Frame 1 (no input): blank canvas, image omitted
Frame 60 (no input): blank canvas, image omitted
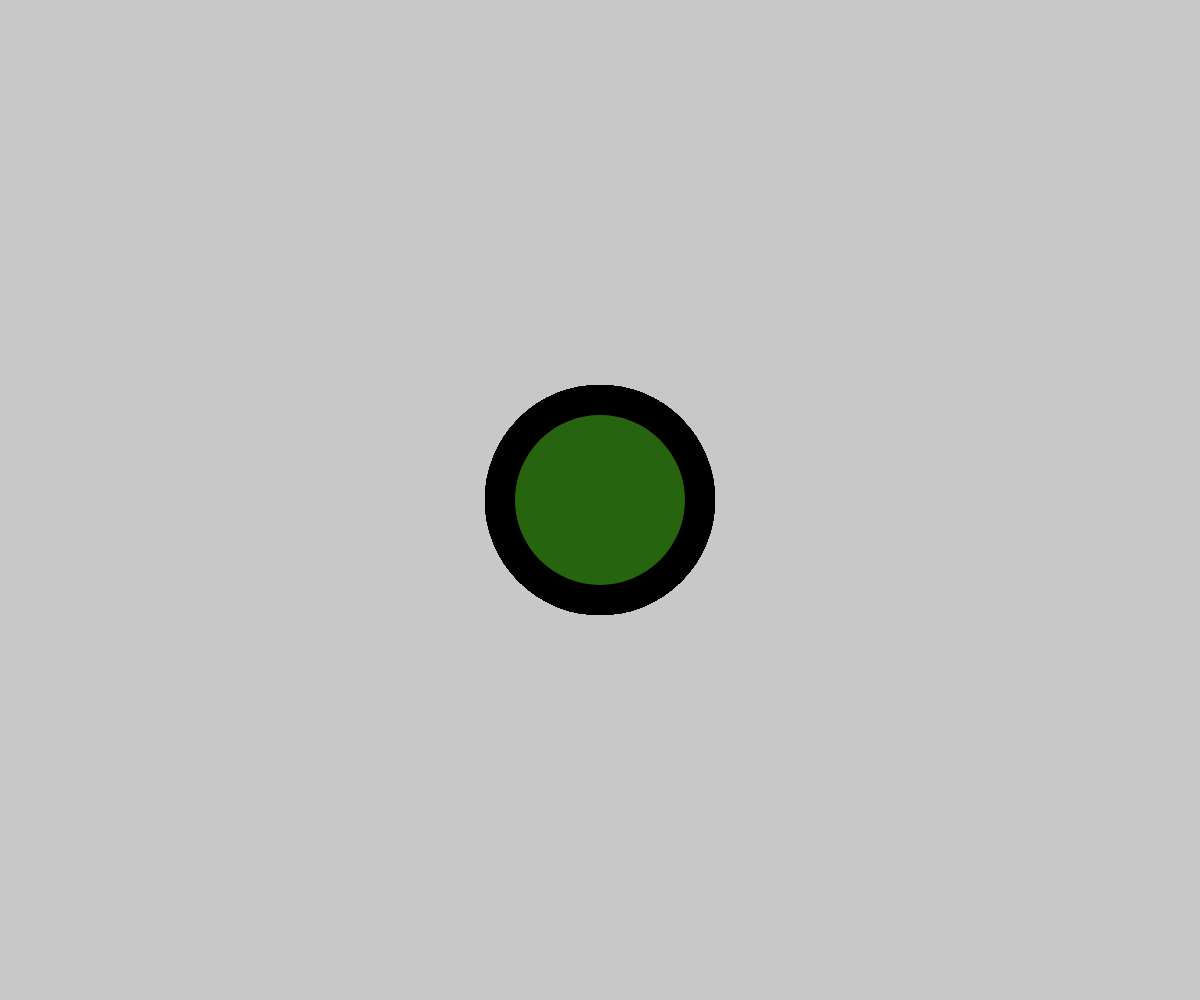
Frame 120 (the mouse pressed at the canvas centre since frame 60)

The p5.js sketch whose frames 1 and 60 were blank and that drew this single picture after the mouse press (run headless with seeded random() and noise() and a simulated clock; from frame 60 on, the mouse is pressed at the canvas centre):

// p5.js sketch
// ── sketch.js
function setup() {
	createCanvas(windowWidth, windowHeight);
	background(200);
}

// Checks to see whether 1 second has passed, if so execute code within 
function draw() {
	if (millis() > 1000) {
		strokeWeight(30);
 	fill (random(255), random(255), random(255));
 	ellipse(mouseX, mouseY, 200, 200);
 	}
}

// "a" clears everything 
function keyTyped() {
	if (key === "a") {
		background(255);
	}
}
